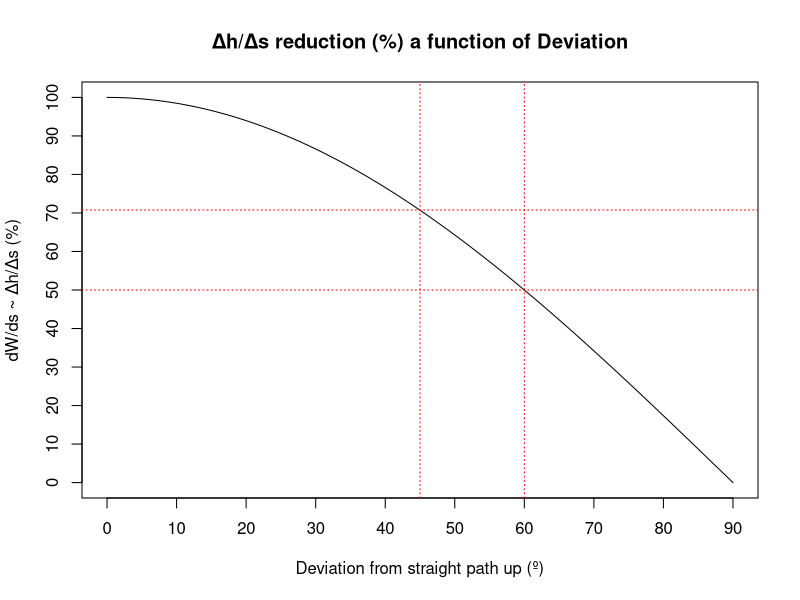
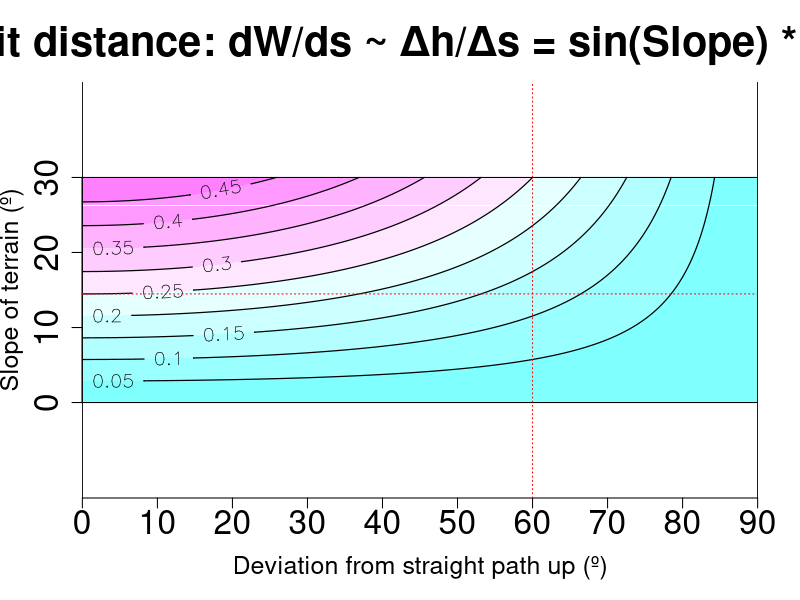

R code for these plots, in order:
# Calculating the effort saved by zigzagging uphill on a bicycle
# www.overfitting.net
# https://www.overfitting.net/2025/10/subiendo-cuestas-en-bicicleta.html

library(Cairo)

# Fine grid of values
RESOL=10
minalpha=0; maxalpha=30
alpha <- seq(from=minalpha, to=maxalpha, length.out=(maxalpha-minalpha+1)*RESOL)

mintheta=0; maxtheta=90
theta <- seq(from=mintheta, to=maxtheta, length.out=(maxtheta-mintheta+1)*RESOL)

# Convert to radians
alpha_rad <- alpha * pi / 180
theta_rad <- theta * pi / 180

# Build matrix: rows = alpha, cols = theta
M <- outer(alpha_rad, theta_rad, function(a, t) sin(a) * cos(t))
# Add row and column names
rownames(M) <- alpha      # alpha values
colnames(M) <- theta      # theta values

# Write data
# write.csv2(M, "bike.csv")

NCOL=10
CairoPNG("heatmap.png", width=1920, height=1080)
    # Plot using original increasing alpha
    image(theta, alpha, t(M),
          # col = gray.colors(NCOL, start = 1, end = 0.25),
          col = cm.colors(NCOL),
          xlab = "Deviation from straight path up (º)",
          ylab = "Slope of terrain (º)",
          main = "Effort per unit distance: dW/ds ~ Δh/Δs = sin(Slope) * cos(Deviation)",
          cex.main = 2.5, cex.lab = 1.5,
          asp=1, axes = FALSE)
    abline(h=c(minalpha, maxalpha), v=c(mintheta, maxtheta))

    # Tick marks every 10°
    ticksalpha <- seq(minalpha, maxalpha, by = 10)
    tickstheta <- seq(mintheta, maxtheta, by = 10)
    axis(1, at = tickstheta, labels = tickstheta, cex.axis = 2)
    axis(2, at = ticksalpha, labels = ticksalpha, cex.axis = 2)
    
    contour(theta, alpha, t(M),
            add = TRUE,
            levels = seq(min(M), max(M), length.out=NCOL+1),
            drawlabels = TRUE,  # set to FALSE to hide numbers
            labelfmt = "%.3f",
            lwd = 1.2, labcex = 1.2, col = 'black')
    
    # Example 1: angle to get slope (effort) halved, for a max slope of dh/ds=0.25
    value_1_4=asin(1/4)  # slope to get dh/ds=0.25
    print(paste0("Slope at which dh/ds=0.25: ", round(value_1_4*180/pi,1), "º"))
    i=as.integer(which.min(abs(M[,1]-value_1_4)))
    vec=M[i,]
    j=as.integer(which.min(abs(vec-max(vec)/2)))
    print(paste0("Must be around 0.25/2=0.125: ", M[i,j]))
    abline(h=value_1_4*180/pi, v=(j-1)/(length(theta)-1)*maxtheta,
           col='red', lty='dotted')
    print(paste0("You must ride ", round((j-1)/(length(vec)-1)*maxtheta,1),
                 "º deviated from straight line"))
    
    # Example 2: slope (effort) reduction in % for a Deviatio of 45º,
    # for a max slope of dh/ds=0.25
    print(paste0("Effort reduction for 45º of Deviation: ",
                 round((1-vec[round(45/maxtheta*length(vec))]/max(vec))*100,1),
                 "%"))
dev.off()


# Example 1 and 2 plots
plot(theta, vec, type='l', xlim=c(mintheta,maxtheta), ylim=c(0,max(vec)),
     main='Δh/Δs reduction (%) a function of Deviation',
     xlab='Deviation from straight path up (º)',
     ylab='dW/ds ~ Δh/Δs (%)',
     axes=FALSE)
box()
axis(1, at = tickstheta, labels = tickstheta, cex.axis = 1)
axis(2, at = seq(0, max(vec), length.out=11),
     labels = seq(0,100, length.out=11), cex.axis = 1)
# Example 1
abline(h=M[i,j], v=round((j-1)/(length(vec)-1)*maxtheta),
       col='red', lty='dotted')
# Example 2
abline(h=vec[round(45/maxtheta*length(vec))], v=45, col='red', lty='dotted')
       
